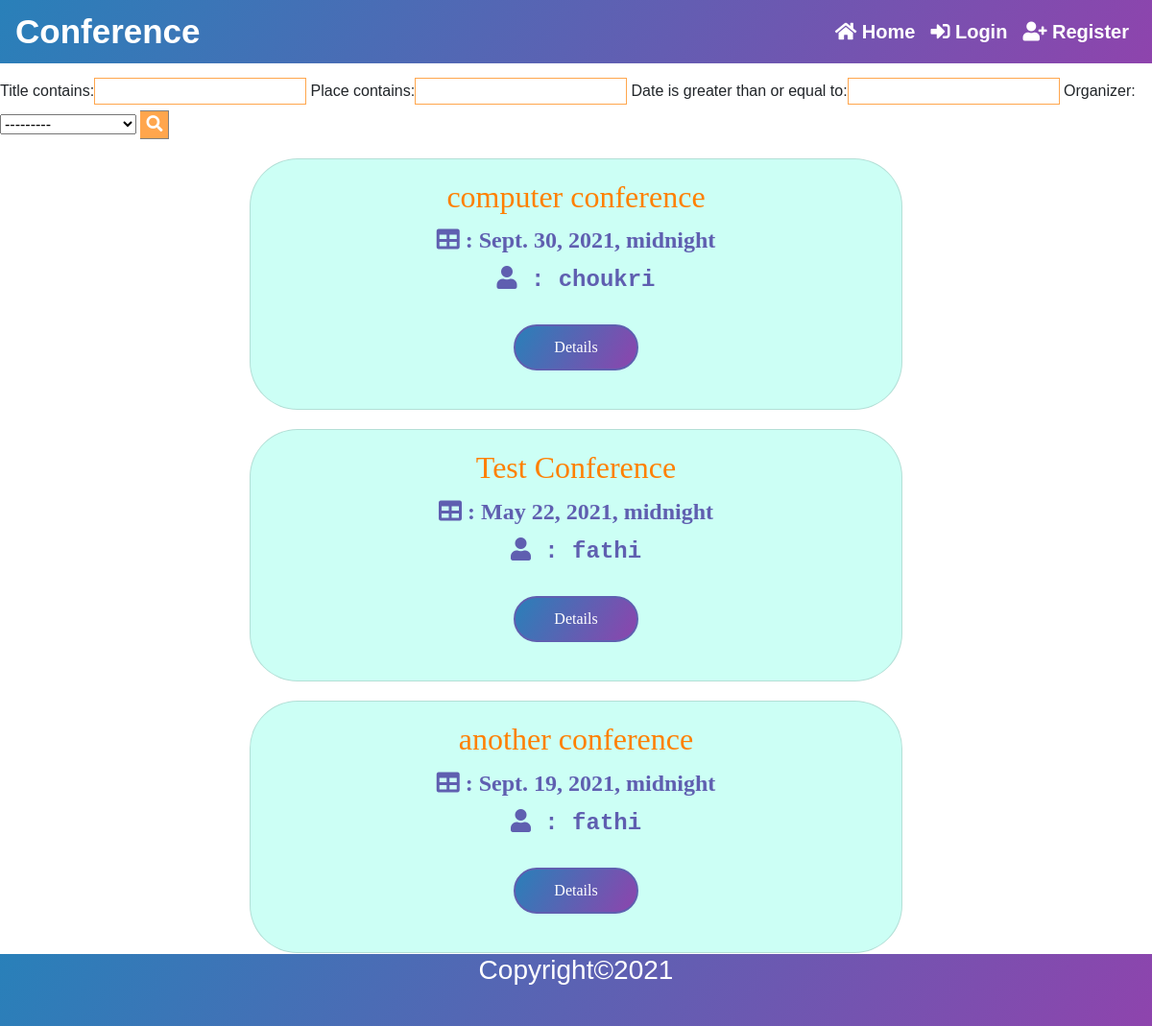
The page / on the database its author committed.
### conferences/models.py (models this page shows, shortened)
class Conference(models.Model):
    title = models.CharField(max_length=50)
    description = models.TextField(verbose_name='description')
    place = models.CharField(max_length=50)
    created_date = models.DateTimeField(auto_now_add=True)
    date = models.DateTimeField()
    submission_deadline = models.DateField()
    confirmation_deadline = models.DateField(null=True, blank=True)
    payment_deadline = models.DateField(null=True, blank=True)
    price = models.CharField(max_length=20, null=True, blank=True)
    organizer = models.ForeignKey(User, on_delete=models.RESTRICT)
    def can_submit(self):
        if timezone.now().date() > self.submission_deadline:
            return False
        return True

### accounts/models.py (models this page shows, shortened)
class User(AbstractBaseUser):
    email = models.EmailField(verbose_name="email", max_length=254, unique=True)
    username = models.CharField(max_length=50, unique=True)
    first_name = models.CharField(max_length=20)
    last_name = models.CharField(max_length=20)
    date_joined = models.DateTimeField(verbose_name="join date", auto_now_add=True)
    last_login = models.DateTimeField(verbose_name="last login", auto_now=True)
    is_active = models.BooleanField(default=True)
    is_staff = models.BooleanField(default=False)
    is_admin = models.BooleanField(default=False)
    is_superuser = models.BooleanField(default=False)
    USERNAME_FIELD = 'email'
    REQUIRED_FIELDS = ['username', 'first_name', 'last_name']
    objects = UserManager()
    def __str__(self):
        return self.username

### conferences/views.py (the view)
class IndexView(generic.ListView):
    model = Conference
    def get_context_data(self, *, object_list=None, **kwargs):
        context = super().get_context_data(**kwargs)
        conferences = Conference.objects.all()
        filter = ConferenceFilter(self.request.GET, queryset=conferences)
        conferences = filter.qs
        context['object_list'] = conferences
        context['submission_list'] = Submission.objects.all()
        context['filter'] = filter
        return context

### conferences/templates/conferences/index.html (shortened to what this page needs)
{% extends 'base.html' %}
{% load humanize %}
{% load bootstrap %}
{% block content %}
    <div>
        <div>
            <form method="get"  class="search">
                {{ filter.form|bootstrap }}
                <button type="submit"><i class="fa fa-search"></i></button>
            </form>
        </div>
    </div>
    {% for conference in conference_list %}
        <div class="card mb-3" style="max-width: 680px;" id="container">
            <div class="row no-gutters">
                <div class="col-md-12">
                    <div class="card-body text-center">
                        <h2 class="card-title" id="conference">{{ conference.title }}</h2>
                        <h4 class="card-title" id="date"><i class="fas fa-table"></i> : {{ conference.date }}</h4>
                        <h4 class="card-title" id="org"><i class="fas fa-user"></i> : {{ conference.organizer }}</h4>
                        <a class="btn btn" href="{% url 'conference' conference.pk %}">Details</a>
                    </div>
                </div>
            </div>
        </div>
    {% endfor %}
{% endblock %}

### static/css/sidebar.css (style rules this page uses)
form.search button { background:#ffa64d; color: white; font-size: 17px; border: 1px solid grey; border-left: none; cursor: pointer; }
div form input[type=text] { padding-left: 10px; border:1px solid #ffa64d; outline-color: #ffa64d ; }

### static/css/profile.css (style rules this page uses)
div h4 { color: #5F5FB0; font-weight: bold; font-family: sans-serif; }

### static/css/home.css (style rules this page uses)
* { font-family: sans-serif; }
#container { background-color: #ccfff5; margin: auto; margin-top: 20px; border-radius: 50px; }
a.btn { border: 1px; margin: 20px auto; background: linear-gradient(120deg,#2980b9,#8e44ad); text-align: center; border: 2px solid #5F5FB0; padding: 10px 40px; border-radius: 25px; outline: none; color: white; transition: 0.20s; cursor: pointer; transition: 0.25s; font-family: cursive; outline: none; }
#conference { font-family: cursive; color: #ff8000; }
#date { font-family: fantasy; color: #5F5FB0; }
#org { font-family: monospace; color: #5F5FB0; }

### rows shown on the page
Conference: title "computer conference", date "Sept. 30, 2021, midnight", organizer "choukri"
Conference: title "Test Conference", date "May 22, 2021, midnight", organizer "fathi"
Conference: title "another conference", date "Sept. 19, 2021, midnight", organizer "fathi"
